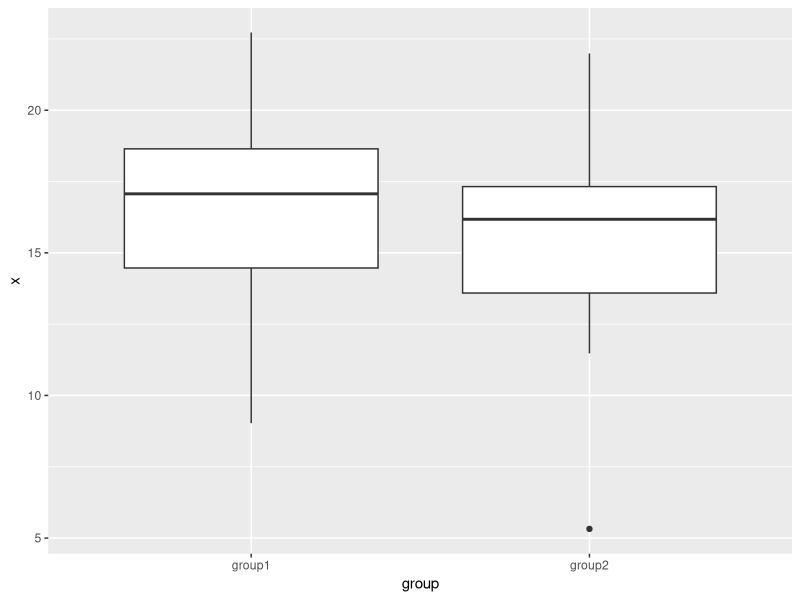

This chart was generated by the following R code:
# make dataset

df <- data.frame(x = rnorm(50, 16, 4), group = rep(c("group1", "group2"), each = 25))

library(tidyverse)

df %>% group_by(group) %>%
  summarise(mean = mean(x), n = length(n), sdev = sd(x))

df %>% ggplot(aes(x = group, y = x)) +
  geom_boxplot()
